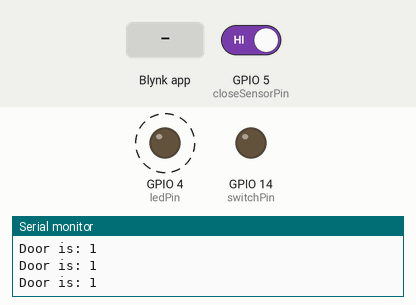
A sketch run on a simulated ESP8266 (NodeMCU). Parts: output pins drawn as LEDs (lit = HIGH), the last lines printed to the serial monitor. Dashed ring = blinking. Inputs (shaded band) come from the test bench; at power-on: GPIO 5 (closeSensorPin) HIGH. WiFi joins after 1.5 s; servers stay silent unless stated; network time is answered at once with the bench clock; the local clock reads 2024-03-15 10:24:30 at power-on unless the sketch sets it.

Above: at 3.0 s.
3.1 s: Blynk app writes 1 to V1
At 3.22 s:
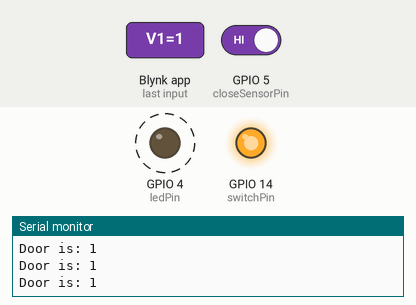
Timing chart, 0 to 11.7 s (numbered marks = the images above; inputs shaded):
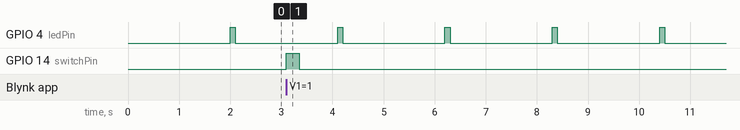

The sketch:

doorProgram.ino
```cpp
// (licence header left out)
/* Comment this out to disable prints and save space */
#define BLYNK_PRINT Serial


#include <ESP8266WiFi.h>
#include <NTPClient.h> //https://lastminuteengineers.com/esp8266-ntp-server-date-time-tutorial/
#include <BlynkSimpleEsp8266.h>
#include <WiFiUdp.h>


#define closeSensorPin 5
#define switchPin 14
#define ledPin 4

const long utcOffsetInSeconds = -25200;
char daysOfTheWeek[7][12] = {"Sunday", "Monday", "Tuesday", "Wednesday", "Thursday", "Friday", "Saturday"};

// Define NTP Client to get time
WiFiUDP ntpUDP;
NTPClient timeClient(ntpUDP, "pool.ntp.org", utcOffsetInSeconds);

//Logic for the state of the door
bool doorIsOpen = false;
bool prevState = false;

int readFreq = 200; //read sensors every 200ms
unsigned long prevReadTime = 0;

//Make sure the door isn't open too long
unsigned long doorOpenLength = 900000; //door can be open 15 minutes before notification sent to phone
unsigned long timeOpened = 0;

//Triggering the switch pin
unsigned long timeSetHigh = 0;
unsigned long timeToHold = 250; //hold the pin high for 1/4 second
bool switchOn = false;

//Blinking the LED to show the system is running
unsigned long onTime = 100; //100 ms
unsigned long offTime = 2000; //2 sec
unsigned long lastLedSwitch = 0;
bool ledOn = false;

WidgetLCD lcd(V0);
WidgetTerminal terminal(V2);


// You should get Auth Token in the Blynk App.
// Go to the Project Settings (nut icon).
char auth[] = "token";

// Your WiFi credentials.
// Set password to "" for open networks.
char ssid[] = "SSID";
char pass[] = "PASSWORD";

// This function will be called every time Button Widget
// in Blynk app writes values to the Virtual Pin V1
BLYNK_WRITE(V1)
{
  int pinValue = param.asInt(); // assigning incoming value from pin V1 to a variable
  // process received value
  if( pinValue == 1 && switchOn == false){
    switchOn = true;
    digitalWrite(switchPin, HIGH);
    timeSetHigh = millis();
  }
}

//timer to control switch pin off so its turned on for a ceratin amount of time without using 'delay'
void turnPinOff(){
  if( switchOn == true ){
    unsigned long currentTime = millis();
    if ( currentTime - timeSetHigh >= timeToHold ){
      digitalWrite(switchPin, LOW);
      switchOn = false;
    }
  }
}

//This prints to the LCD based on the state change of the door sensor, it is independent of the switch being pressed or not
void print_lcd(bool state)
{
  if( state != prevState){ //Check if the state has changed
    lcd.clear();

    Serial.println("state change");
    if( state == false ){ //door is closed
      printMessage("Door has closed");
      lcd.print(2, 0, "Door Is:");
      lcd.print(4, 1, "CLOSED");
    }
    else if( state == true ){ //door is open
      printMessage("Door has opened");
      Blynk.notify("Garage Door was opened");
      timeOpened = millis();
      lcd.print(2, 0, "Door Is:");
      lcd.print(4, 1, "OPEN");
    }
    else{
      lcd.print(5, 0, "ERROR");
    }
    prevState = state;
  }
}

//Read the door sensor and set doorIsOpen to the boolean reading
void readSensors()
{
  unsigned long currentTime = millis();
  if( currentTime - prevReadTime >= readFreq ){
    prevReadTime = currentTime;
    doorIsOpen = digitalRead( closeSensorPin ); //Normally Open swtich, reads high when door is open, reads low when door is closed
    Serial.print("Door is: ");
    Serial.println(doorIsOpen);
    print_lcd(doorIsOpen);
  }
}

//Timer for tracking how long door has been open and pushing notifications if the open time exceeds the set time
void checkDoorOpenTime(){
  if( doorIsOpen == true ){
    unsigned long currentTime = millis();
    if( currentTime - timeOpened >= doorOpenLength ){
      Blynk.notify("Garage door was left open!");
      timeOpened = currentTime; //reset timeOpened to the current time so the message gets sent again every __ minutes based on doorOpenLength
    }
  }
}


void printMessage( const String& inputString){ //https://arduino.stackexchange.com/questions/3059/functions-with-string-parameters
  timeClient.update();

  terminal.print( inputString );
  terminal.print(" --- ");
  terminal.print(daysOfTheWeek[timeClient.getDay()]);
  terminal.print(", ");
  terminal.print(timeClient.getHours());
  terminal.print(":");
  terminal.print(timeClient.getMinutes());
  terminal.print(":");
  terminal.println(timeClient.getSeconds());
  terminal.flush();
}

void blinkLED(){
  unsigned long currentTime = millis();
  if( ledOn == false ){
    if( currentTime - lastLedSwitch >= offTime ){
      ledOn = true;
      lastLedSwitch = currentTime;
      digitalWrite(ledPin, HIGH);
    }
  }
  else if( ledOn == true ){
     if( currentTime - lastLedSwitch >= onTime ){
      ledOn = false;
      lastLedSwitch = currentTime;
      digitalWrite(ledPin, LOW);
    }
  }
}

//Run all the functions -> Read sensors, check the door open time, and if the door switch is set high - run a timer to turn it off after a certain time.
void runAll(){
  readSensors();
  checkDoorOpenTime();
  turnPinOff();
  blinkLED();
}


void setup()
{
  // Debug console
  Serial.begin(9600);

  Blynk.begin(auth, ssid, pass);

  lcd.clear();

  pinMode(closeSensorPin, INPUT_PULLUP);
  pinMode(switchPin, OUTPUT);
  pinMode(ledPin, OUTPUT);
  digitalWrite(ledPin, LOW);
  digitalWrite(switchPin, LOW);

  timeClient.begin();

  printMessage("Connected");
}


void loop()
{
  Blynk.run();
  runAll();
}
```

Measured:
- after the input at 3.1 s, GPIO 14 (switchPin): LOW → HIGH at once, → LOW 0.25 s later
- by itself, GPIO 4 (ledPin): alternates HIGH for 0.10 s and LOW for 2.0 s
